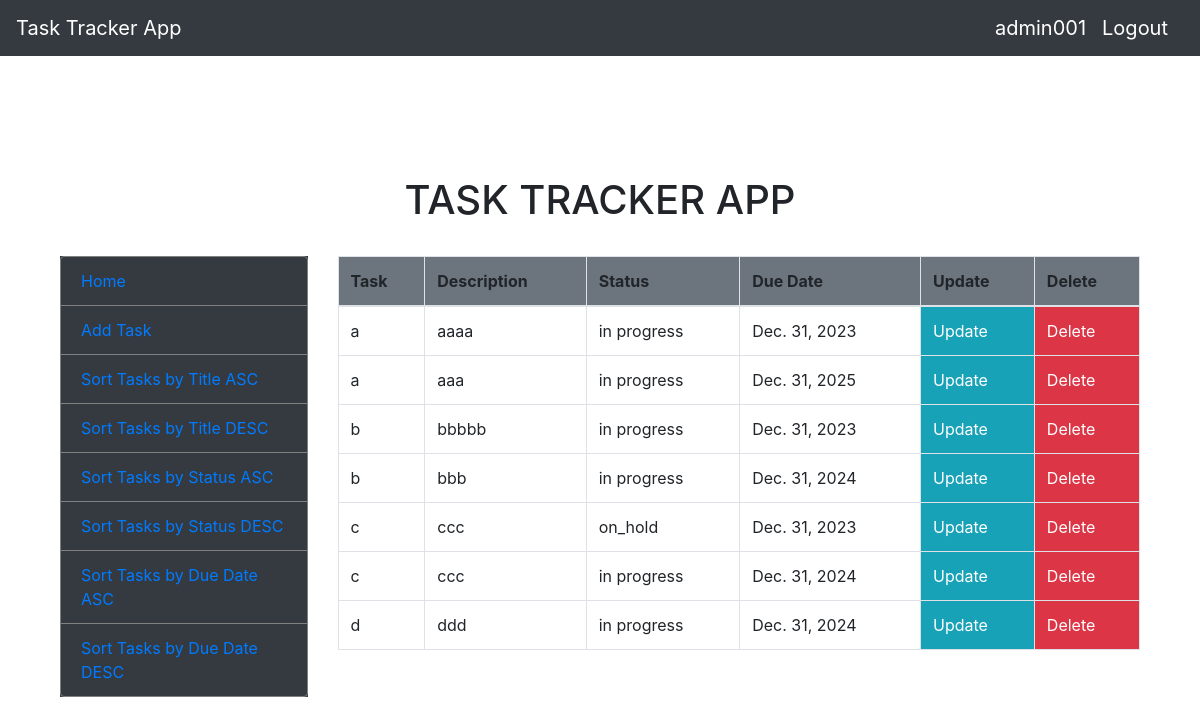
The page /sort_tasks_by_title_asc (signed in) on the database its author committed.
### task_tracker/models.py (models this page shows, shortened)
class Task(models.Model):
    TASK_STATUS_CHOICES = (
        ('in_progress', 'In Progress'),
        ('on_hold', 'On Hold'),
        ('completed', 'Completed'),
        ('cancelled', 'Cancelled'),
    )
    user = models.ForeignKey(User, on_delete=models.CASCADE, null=True, related_name='tasks')
    task = models.CharField(max_length=255)
    description = models.TextField()
    status = models.CharField(max_length=255, choices=TASK_STATUS_CHOICES, default='in progress')
    due_date = models.DateField(blank=False)
    created_date = models.DateTimeField(auto_now_add=True)

### task_tracker/views.py (the view)
# urls.py: path('sort_tasks_by_title_asc', views.sort_tasks_by_title_asc, name='sort_tasks_by_title_asc'),
def sort_tasks_by_title_asc(request):
    if request.user.is_authenticated:
        all_tasks = Task.objects.filter(user=request.user).order_by('task')
        return render(request, 'sort_tasks_by_title_asc.html', {'all_tasks':all_tasks})
    else:
        messages.success(request,'You have to be logged in to view this page')
        return redirect('login_view')

### task_tracker/templates/sort_tasks_by_title_asc.html
{% extends 'base.html' %}
{% load crispy_forms_tags %}
{% block content %}
{% include 'tables.html' %}
{% endblock %}

### task_tracker/templates/base.html (shortened to what this page needs)
<!doctype html>
<html lang="en">
  <head>
    <link rel="stylesheet" href="https://cdn.jsdelivr.net/npm/bootstrap@4.0.0/dist/css/bootstrap.min.css">
  </head>
  <body>
    <nav class="navbar navbar-expand-lg navbar-dark bg-dark">
        <a class="navbar-brand" href="{% url 'home' %}">Task Tracker App</a>
        <div class="collapse navbar-collapse" id="navbarSupportedContent">
        {% if user.is_authenticated %}
        <a class="navbar-brand" href="{% url 'home' %}">{{ user.username }}</a>
        <a class="navbar-brand" href="{% url 'logout_view' %}">Logout</a>
        {% else %}
        <a class="navbar-brand" href="{% url 'login_view' %}">Login</a>
        <a class="navbar-brand" href="{% url 'register' %}">Register</a>
        {% endif %}
      </div>
    </nav>
    <div class="container">
      <br><br>
        <br>
        {% block content %}
        {% endblock %}
    </div>
  </body>
</html>

### task_tracker/templates/tables.html (shortened to what this page needs)
<br><br>
<h1 class="text-center">TASK TRACKER APP</h1>
<br>
<div class="container">
  <div class="row">
    {% include 'menu.html' %}
    <div class="col-lg-9">
      {% if all_tasks %}
    <div class="table-responsive">
      <table class="table table-bordered">
        <thead>
          <tr class="bg-secondary">
            <th>Task</th>
            <th>Description</th>
            <th>Status</th>
            <th>Due Date</th>
            <th>Update</th>
            <th>Delete</th>
          </tr>
        </thead>
        <tbody>
          {% for task in all_tasks %}
          <tr>
            <td>{{ task.task }}</td>
            <td>{{ task.description }}</td>
            <td>{{ task.status }}</td>
            <td>{{ task.due_date }}</td>
            <td class="bg-info"><a href="{% url 'edit' task.pk %}" class="text-white">Update</a></td>
            <td class="bg-danger"><a href="{% url 'delete' task.pk %}" class="text-white">Delete</a></td>
          </tr>
          {% endfor %}
        </tbody>
      </table>
    </div>
      {% endif %}
    </div>
  </div>
</div>

### rows shown on the page
Task: task "a", description "aaaa", status "in progress", due_date "Dec. 31, 2023"
Task: task "a", description "aaa", status "in progress", due_date "Dec. 31, 2025"
Task: task "b", description "bbbbb", status "in progress", due_date "Dec. 31, 2023"
Task: task "b", description "bbb", status "in progress", due_date "Dec. 31, 2024"
Task: task "c", description "ccc", status "on_hold", due_date "Dec. 31, 2023"
Task: task "c", description "ccc", status "in progress", due_date "Dec. 31, 2024"
Task: task "d", description "ddd", status "in progress", due_date "Dec. 31, 2024"

### other values the page prints
{{ user.username }} "admin001"
